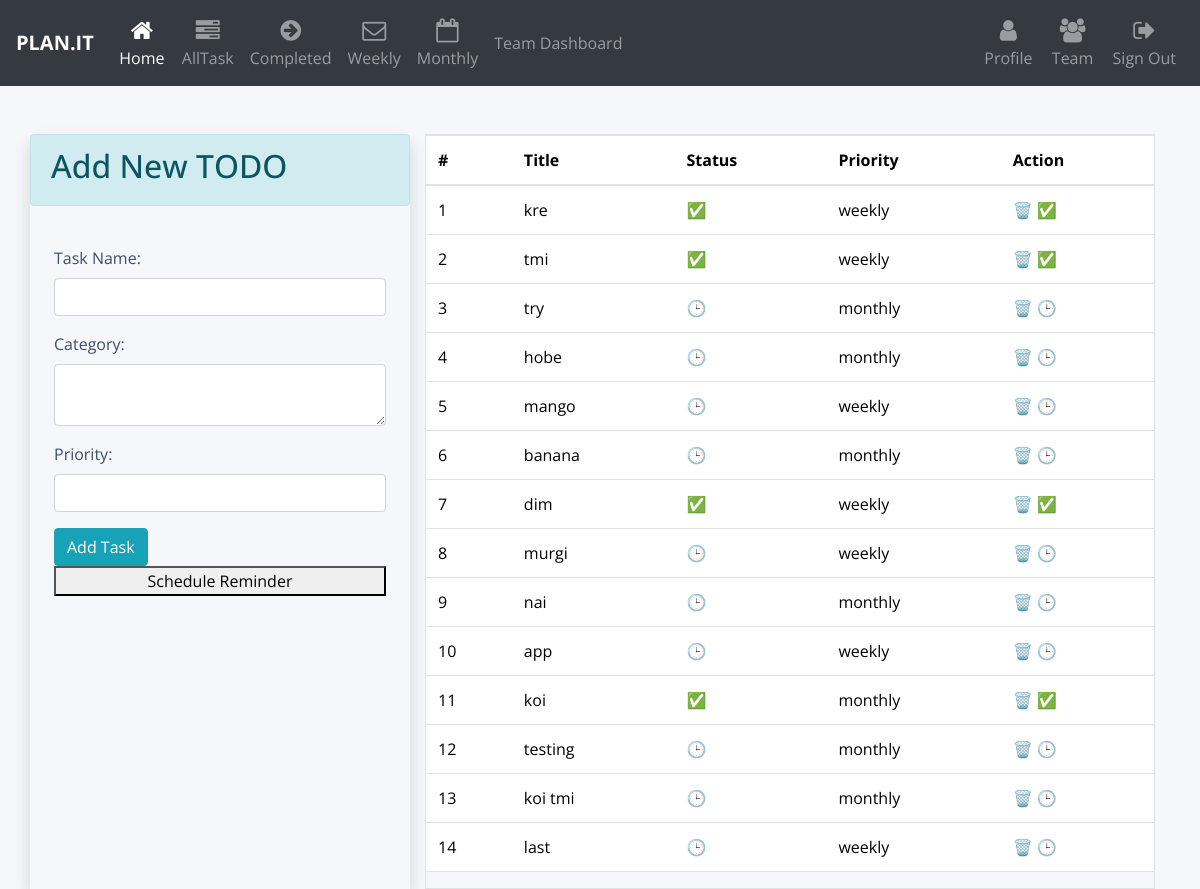
The app's page /all_tasks, older data.
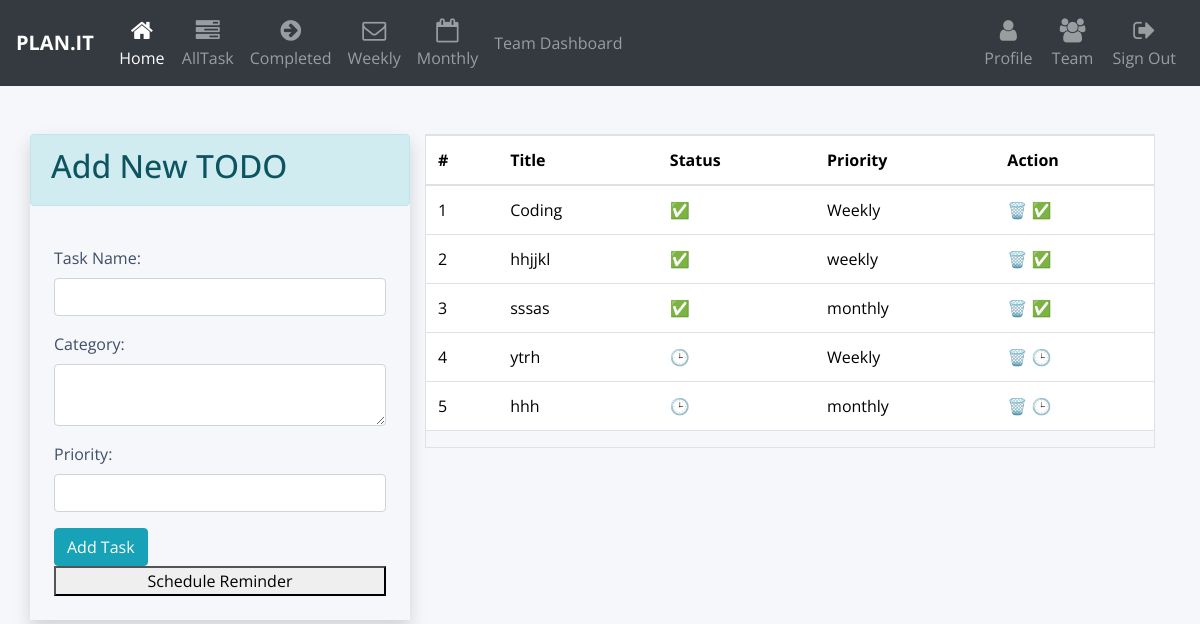
The same page, newer data.
### authentication/models.py (models this page shows)
class Task(models.Model):
    status = models.BooleanField(default=True)
    task_name = models.CharField(max_length=100)
    category = models.CharField(max_length=100)
    priority = models.CharField(max_length=100)

### authentication/views.py (the view)
# urls.py: path('all_tasks', views.all_tasks, name = 'all_tasks'),
def all_tasks(request):
    todos = Task.objects.all()
    print(type(todos[0].id))
    return render(request, 'all_task.html', {'todos': todos})

### templates/all_task.html (shortened to what this page needs)
<!DOCTYPE html>
<html lang="en">
<head>
    <link rel="stylesheet" href="style.css">
    <link href="https://cdn.jsdelivr.net/npm/bootstrap@5.3.2/dist/css/bootstrap.min.css" rel="stylesheet">
    <link href="//maxcdn.bootstrapcdn.com/bootstrap/4.1.1/css/bootstrap.min.css" rel="stylesheet" id="bootstrap-css">
    <link rel="stylesheet" href="https://maxcdn.bootstrapcdn.com/font-awesome/4.7.0/css/font-awesome.min.css">
</head>
<body>
<nav class="navbar navbar-icon-top navbar-expand-xl navbar-dark bg-dark">
    <a class="navbar-brand" href="#"><b>PLAN.IT</b></a>
    <div class="collapse navbar-collapse" id="navbarSupportedContent">
        <ul class="navbar-nav mr-auto">
            <li class="nav-item active">
                <a class="nav-link" href="index.html">
                    <i class="fa fa-home"></i>
                    Home
                </a>
            </li>
            <li class="nav-item">
                <a class="nav-link" href="all_task.html">
                    <i class="fa fa-tasks"> </i>
                    AllTask
                </a>
            </li>
            <li class="nav-item">
                <a class="nav-link" href={%url 'completed' %}>
                    <i class="fa fa-arrow-circle-right"> </i>
                    Completed
            </li>
            <li class="nav-item">
                <a class="nav-link" href={%url 'week' %}>
                    <i class="fa fa-envelope-o"> </i>
                    Weekly
            </li>
            <li class="nav-item">
                <a class="nav-link" href={%url 'month'%}>
                    <i class="fa fa-calendar-o"> </i>
                    Monthly
            </li>
            <li class="nav-item">
              <a class="nav-link" href={%url 'teamdash'%}>
                    Team Dashboard
            </li>
        </ul>
        <ul class="navbar-nav">
            <li class="nav-item">
                <a class="nav-link" href={%url 'user'%}>
                    <i class="fa fa-user"> </i>
                    Profile
            </li>
            <li class="nav-item">
                <a class="nav-link" href={%url 'team'%}>
                    <i class="fa fa-users"> </i>
                    Team
            </li>
            <li class="nav-item">
                <a class="nav-link" href="/logout">
                    <i class="fa fa-sign-out"> </i>
                    Sign Out
                </a>
            </li>
        </ul>
    </div>
</nav>
<div>
  <div class="container pt-4">
    <div class="row  p-0 mt-4">
      <div class="col-lg-4 mx-auto shadow p-0">
        <div class="alert alert-info">
          <h2>Add New TODO</h2>
        </div>
        <div class="p-4">
          <form action="/add_task" method="POST">
            <div class="form-group">
                <label for="title">Task Name:</label>
                <input type="text" class="form-control" id="title" name="task_name">
            </div>
            <div class="form-group">
              <label for="description">Category:</label>
              <textarea class="form-control" id="description" name="category"></textarea>
            </div>
            <div class="form-group">
                <label for="priority">Priority:</label>
                <input type="text" class="form-control" id="priority" name="priority">
            </div>
            <button type="submit" class="btn btn-info">Add Task</button>
            <button style="width: 100%" onclick="scheduleReminder();">
              Schedule Reminder
          </button>
          </form>
        </div>
      </div>
      <div class="col">
        <div class="border">
          {% if todos|length == 0 %}
          <div class="p-4">
            <br>
            <br>
            <div class="alert alert-info text-center">
              <p class="" style="font-size: 30px;">No Todos</p>
            </div>
            <br>
            <br>
          </div>
          {%else%}
          <div>
            <table class="table">
              <thead>
                <tr>
                  <th>#</th>
                  <th>Title</th>
                  <th>Status</th>
                  <th>Priority</th>
                  <th>Action</th>
                </tr>
              </thead>
              <tbody>
                {% for todo in todos %}
                <tr>
                  <td>{{forloop.counter}}</td>
                  <td>{{todo.task_name}}</td>
                  <td>
                    {% if todo.status == False%}
                    ✅
                    {%else%}
                    🕒
                    {%endif%}
                  </td>
                  <td>{{todo.priority}}</td>
                  <td>
                    <a href="/delete_todo/{{todo.id}}" title="Delete" class="">🗑️</a>
                    {% if not todo.status %}
                    <a href="/change_status/completed/{{todo.id}}" title="Mark Completed" class="">✅</a>
                    {%else%}
                    <a href="/change_status/pending/{{todo.id}}" title="Mark Pending" class="">🕒</a>
                    {%endif%}
                  </td>
                </tr>
                {%endfor%}
              </tbody>
            </table>
          </div>
          {%endif%}
        </div>
      </div>
    </div>
  </div>
</div>
</body>
</html>

### templates/style.css (style rules this page uses)
.navbar-icon-top .navbar-nav .nav-link > .fa { position: relative; width: 36px; font-size: 24px; }
.navbar-icon-top .navbar-nav .nav-link > .fa { top: 3px; line-height: 12px; }
@media (min-width: 1200px) { .navbar-icon-top.navbar-expand-xl .navbar-nav .nav-link { text-align: center; display: table-cell; height: 70px; vertical-align: middle; padding-top: 0; padding-bottom: 0; } }
@media (min-width: 1200px) { .navbar-icon-top.navbar-expand-xl .navbar-nav .nav-link > .fa { display: block; width: 48px; margin: 2px auto 4px auto; top: 0; line-height: 24px; } }
body { color: #6f8ba4; margin-top: 20px; }
body { margin-top: 20px; }
ol li, ul li { list-style: none; }
ol, ul { margin: 0; padding: 0; }
body { background-color: #eee; font-family: "Poppins", sans-serif; font-weight: 300; }
.btn { border-radius: 25px; }
.form-control { text-indent: 15px; border: none; height: 45px; border-radius: 0px; border-bottom: 1px solid #eee; }
body { background: #eee; }

### templates/all_task.html (style rules this page uses)
body { color: #404e67; background: #f5f7fa; font-family: "Open Sans", sans-serif; }

Row changes from the older to the newer data that the page shows:
removed Task: task_name "kre", priority "weekly"
removed Task: task_name "tmi", priority "weekly"
removed Task: task_name "try", priority "monthly"
removed Task: task_name "hobe", priority "monthly"
removed Task: task_name "mango", priority "weekly"
removed Task: task_name "banana", priority "monthly"
removed Task: task_name "dim", priority "weekly"
removed Task: task_name "murgi", priority "weekly"
removed Task: task_name "nai", priority "monthly"
removed Task: task_name "app", priority "weekly"
removed Task: task_name "koi", priority "monthly"
removed Task: task_name "testing", priority "monthly"
removed Task: task_name "koi tmi", priority "monthly"
removed Task: task_name "last", priority "weekly"
added Task: task_name "Coding", priority "Weekly"
added Task: task_name "hhjjkl", priority "weekly"
added Task: task_name "sssas", priority "monthly"
added Task: task_name "ytrh", priority "Weekly"
added Task: task_name "hhh", priority "monthly"
